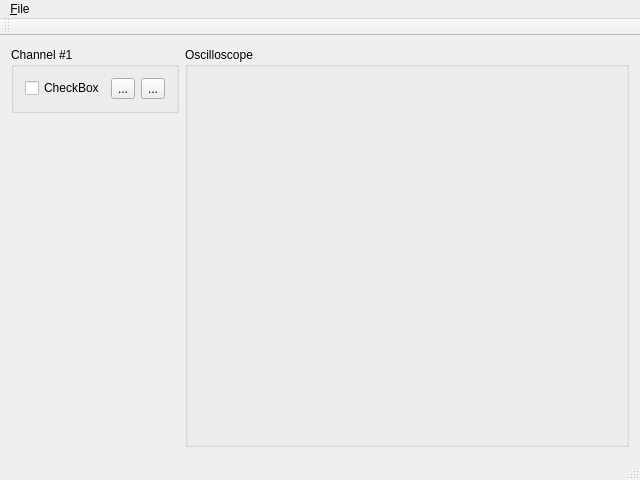
<?xml version="1.0" encoding="UTF-8"?>
<ui version="4.0">
 <class>MainWindow</class>
 <widget class="QMainWindow" name="MainWindow">
  <property name="geometry">
   <rect>
    <x>0</x>
    <y>0</y>
    <width>640</width>
    <height>480</height>
   </rect>
  </property>
  <property name="minimumSize">
   <size>
    <width>640</width>
    <height>480</height>
   </size>
  </property>
  <property name="windowTitle">
   <string>Oscillograph</string>
  </property>
  <widget class="QWidget" name="centralWidget">
   <layout class="QGridLayout" name="gridLayout_2">
    <item row="0" column="0">
     <widget class="QGroupBox" name="groupBox">
      <property name="title">
       <string>Channel #1</string>
      </property>
      <layout class="QGridLayout" name="gridLayout">
       <item row="0" column="0">
        <layout class="QHBoxLayout" name="horizontalLayout">
         <item>
          <widget class="QCheckBox" name="checkBox">
           <property name="text">
            <string>CheckBox</string>
           </property>
          </widget>
         </item>
         <item>
          <widget class="QToolButton" name="toolButton">
           <property name="text">
            <string>...</string>
           </property>
          </widget>
         </item>
         <item>
          <widget class="QToolButton" name="toolButton_2">
           <property name="text">
            <string>...</string>
           </property>
          </widget>
         </item>
        </layout>
       </item>
      </layout>
     </widget>
    </item>
    <item row="0" column="1" rowspan="2">
     <widget class="QGroupBox" name="groupBox">
      <property name="sizePolicy">
       <sizepolicy hsizetype="Expanding" vsizetype="Expanding">
        <horstretch>0</horstretch>
        <verstretch>0</verstretch>
       </sizepolicy>
      </property>
      <property name="title">
       <string>Oscilloscope</string>
      </property>
     </widget>
    </item>
    <item row="1" column="0">
     <spacer name="verticalSpacer">
      <property name="orientation">
       <enum>Qt::Vertical</enum>
      </property>
      <property name="sizeHint" stdset="0">
       <size>
        <width>20</width>
        <height>331</height>
       </size>
      </property>
     </spacer>
    </item>
   </layout>
  </widget>
  <widget class="QMenuBar" name="menuBar">
   <property name="geometry">
    <rect>
     <x>0</x>
     <y>0</y>
     <width>640</width>
     <height>20</height>
    </rect>
   </property>
   <widget class="QMenu" name="menu_File">
    <property name="title">
     <string>&amp;File</string>
    </property>
    <addaction name="action_Quit"/>
   </widget>
   <addaction name="menu_File"/>
  </widget>
  <widget class="QToolBar" name="mainToolBar">
   <attribute name="toolBarArea">
    <enum>TopToolBarArea</enum>
   </attribute>
   <attribute name="toolBarBreak">
    <bool>false</bool>
   </attribute>
  </widget>
  <widget class="QStatusBar" name="statusBar"/>
  <action name="action_Quit">
   <property name="text">
    <string>&amp;Quit</string>
   </property>
   <property name="shortcut">
    <string>Ctrl+Q</string>
   </property>
  </action>
 </widget>
 <layoutdefault spacing="6" margin="11"/>
 <resources/>
 <connections/>
</ui>
